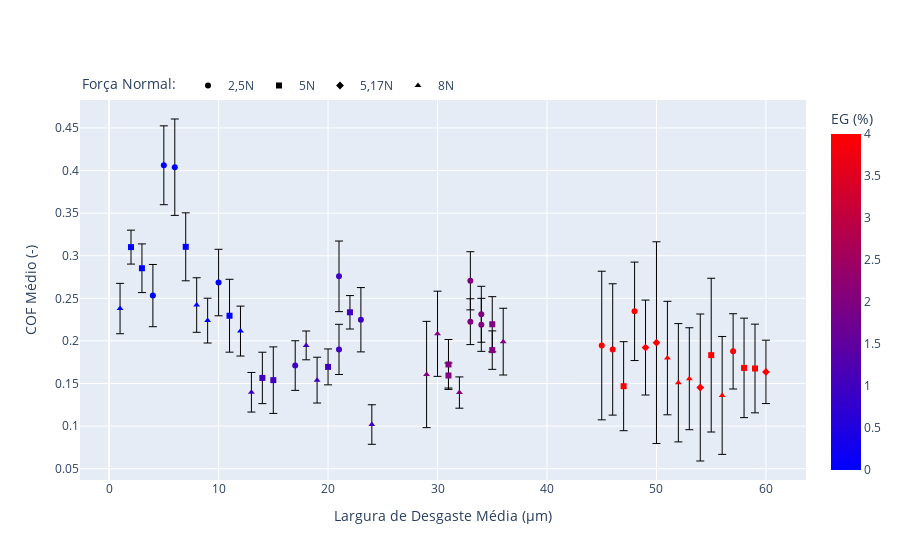

The notebook cell this image was saved under:
### Code cell
fig = go.Figure()

fig.add_trace(df2[df2['Força Normal']==2.5].plot(kind = 'scatter', y = 'COF Médio', x = 'Ensaio - Geral', color = 'EG').data[0])
fig.add_trace(df2[df2['Força Normal']==5].plot(kind = 'scatter', y = 'COF Médio', x = 'Ensaio - Geral', color = 'EG').data[0])
fig.add_trace(df2[df2['Força Normal']==5.17].plot(kind = 'scatter', y = 'COF Médio', x = 'Ensaio - Geral', color = 'EG').data[0])
fig.add_trace(df2[df2['Força Normal']==8].plot(kind = 'scatter', y = 'COF Médio', x = 'Ensaio - Geral', color = 'EG').data[0])

fig.data[0].error_y= dict(array = 1.96*df2[df2['Força Normal']==2.5]['COF Desv. Pad.'],
                          type = 'data',
                          visible = True,
                          thickness = 1)
fig.data[1].error_y= dict(array = 1.96*df2[df2['Força Normal']==5]['COF Desv. Pad.'],
                          type = 'data',
                          visible = True,
                          thickness = 1)
fig.data[2].error_y= dict(array = 1.96*df2[df2['Força Normal']==5.17]['COF Desv. Pad.'],
                          type = 'data',
                          visible = True,
                          thickness = 1)
fig.data[3].error_y= dict(array = 1.96*df2[df2['Força Normal']==8]['COF Desv. Pad.'],
                          type = 'data',
                          visible = True,
                          thickness = 1)


fig.data[0].marker.symbol = 'circle'
fig.data[1].marker.symbol = 'square'
fig.data[2].marker.symbol = 'diamond'
fig.data[3].marker.symbol = 'triangle-up'

fig.data[0].name = '2,5N'
fig.data[1].name = '5N'
fig.data[2].name = '5,17N'
fig.data[3].name = '8N'

fig.data[0].showlegend = True
fig.data[1].showlegend = True
fig.data[2].showlegend = True
fig.data[3].showlegend = True

fig.update_layout(showlegend = True,
                  yaxis_title = 'COF Médio (-)',
                  xaxis_title = 'Largura de Desgaste Média (µm)',
                  legend = dict(
                      xanchor = 'left',
                      yanchor = 'bottom',
                      x = 0,
                      y = 1,
                      orientation = 'h',
                      title_text = 'Força Normal: '
                  ),
                  coloraxis = dict(colorscale = 'Bluered',
                                  colorbar_title = 'EG (%)',
                                  ),
                  
                 )

### Figure 1 — Plotly figure (JSON) as saved in the notebook; plotly's stock layout.template omitted (floating-point values rounded to 4 significant figures)
{"data": [{"error_y": {"array": [0.03652, 0.04629, 0.03903, 0.05657, 0.02945, 0.02912, 0.04143, 0.03775, 0.0269, 0.03111, 0.03413, 0.03282, 0.08721, 0.07709, 0.05776, 0.04418], "thickness": 1, "type": "data", "visible": true}, "hovertemplate": "Ensaio - Geral=%{x}<br>COF Médio=%{y}<br>EG=%{marker.color}<extra></extra>", "legendgroup": "", "marker": {"color": [0, 0, 0, 0, 1, 1, 1, 1, 2, 2, 2, 2, 4, 4, 4, 4], "coloraxis": "coloraxis", "symbol": "circle"}, "mode": "markers", "name": "2,5N", "orientation": "v", "showlegend": true, "type": "scatter", "x": [4, 5, 10, 6, 21, 17, 21, 23, 33, 34, 33, 34, 45, 46, 48, 57], "xaxis": "x", "y": [0.2532, 0.4062, 0.2685, 0.4039, 0.1901, 0.1711, 0.2758, 0.2249, 0.2226, 0.2189, 0.2706, 0.2313, 0.1946, 0.19, 0.2347, 0.1877], "yaxis": "y"}, {"error_y": {"array": [0.0399, 0.01991, 0.04277, 0.02857, 0.03016, 0.03905, 0.02107, 0.01964, 0.02928, 0.02259, 0.0147, 0.03238, 0.05226, 0.09024, 0.05839, 0.05205], "thickness": 1, "type": "data", "visible": true}, "hovertemplate": "Ensaio - Geral=%{x}<br>COF Médio=%{y}<br>EG=%{marker.color}<extra></extra>", "legendgroup": "", "marker": {"color": [0, 0, 0, 0, 1, 1, 1, 1, 2, 2, 2, 2, 4, 4, 4, 4], "coloraxis": "coloraxis", "symbol": "square"}, "mode": "markers", "name": "5N", "orientation": "v", "showlegend": true, "type": "scatter", "x": [7, 2, 11, 3, 14, 15, 20, 22, 31, 35, 31, 35, 47, 55, 58, 59], "xaxis": "x", "y": [0.3105, 0.3101, 0.2296, 0.2853, 0.1566, 0.154, 0.1695, 0.2336, 0.1724, 0.1892, 0.1594, 0.2196, 0.1469, 0.1833, 0.1683, 0.1676], "yaxis": "y"}, {"error_y": {"array": [0.01921, 0.0167, 0.01768, 0.01414, 0.02517, 0.02404, 0.0196, 0.03362, 0.05571, 0.1184, 0.08627, 0.03719], "thickness": 1, "type": "data", "visible": true}, "hovertemplate": "Ensaio - Geral=%{x}<br>COF Médio=%{y}<br>EG=%{marker.color}<extra></extra>", "legendgroup": "", "marker": {"color": [1, 1, 1, 1, 2, 2, 2, 2, 4, 4, 4, 4], "coloraxis": "coloraxis", "symbol": "diamond"}, "mode": "markers", "name": "5,17N", "orientation": "v", "showlegend": true, "type": "scatter", "x": [null, null, null, null, null, null, null, null, 49, 50, 54, 60], "xaxis": "x", "y": [0.2617, 0.2601, 0.2683, 0.2675, 0.2465, 0.2409, 0.238, 0.1907, 0.1922, 0.198, 0.1453, 0.1637], "yaxis": "y"}, {"error_y": {"array": [0.03202, 0.02956, 0.0263, 0.0293, 0.02324, 0.01689, 0.02688, 0.02322, 0.06236, 0.04998, 0.01836, 0.03918, 0.0666, 0.06944, 0.05984, 0.0692], "thickness": 1, "type": "data", "visible": true}, "hovertemplate": "Ensaio - Geral=%{x}<br>COF Médio=%{y}<br>EG=%{marker.color}<extra></extra>", "legendgroup": "", "marker": {"color": [0, 0, 0, 0, 1, 1, 1, 1, 2, 2, 2, 2, 4, 4, 4, 4], "coloraxis": "coloraxis", "symbol": "triangle-up"}, "mode": "markers", "name": "8N", "orientation": "v", "showlegend": true, "type": "scatter", "x": [8, 1, 9, 12, 13, 18, 19, 24, 29, 30, 32, 36, 51, 52, 53, 56], "xaxis": "x", "y": [0.2421, 0.238, 0.2239, 0.2116, 0.1397, 0.1947, 0.154, 0.1019, 0.1606, 0.2084, 0.1394, 0.1992, 0.1799, 0.1509, 0.1556, 0.136], "yaxis": "y"}], "layout": {"coloraxis": {"colorbar": {"title": {"text": "EG (%)"}}, "colorscale": [[0, "rgb(0,0,255)"], [1, "rgb(255,0,0)"]]}, "legend": {"orientation": "h", "title": {"text": "Força Normal: "}, "x": 0, "xanchor": "left", "y": 1, "yanchor": "bottom"}, "showlegend": true, "xaxis": {"title": {"text": "Largura de Desgaste Média (µm)"}}, "yaxis": {"title": {"text": "COF Médio (-)"}}}}
